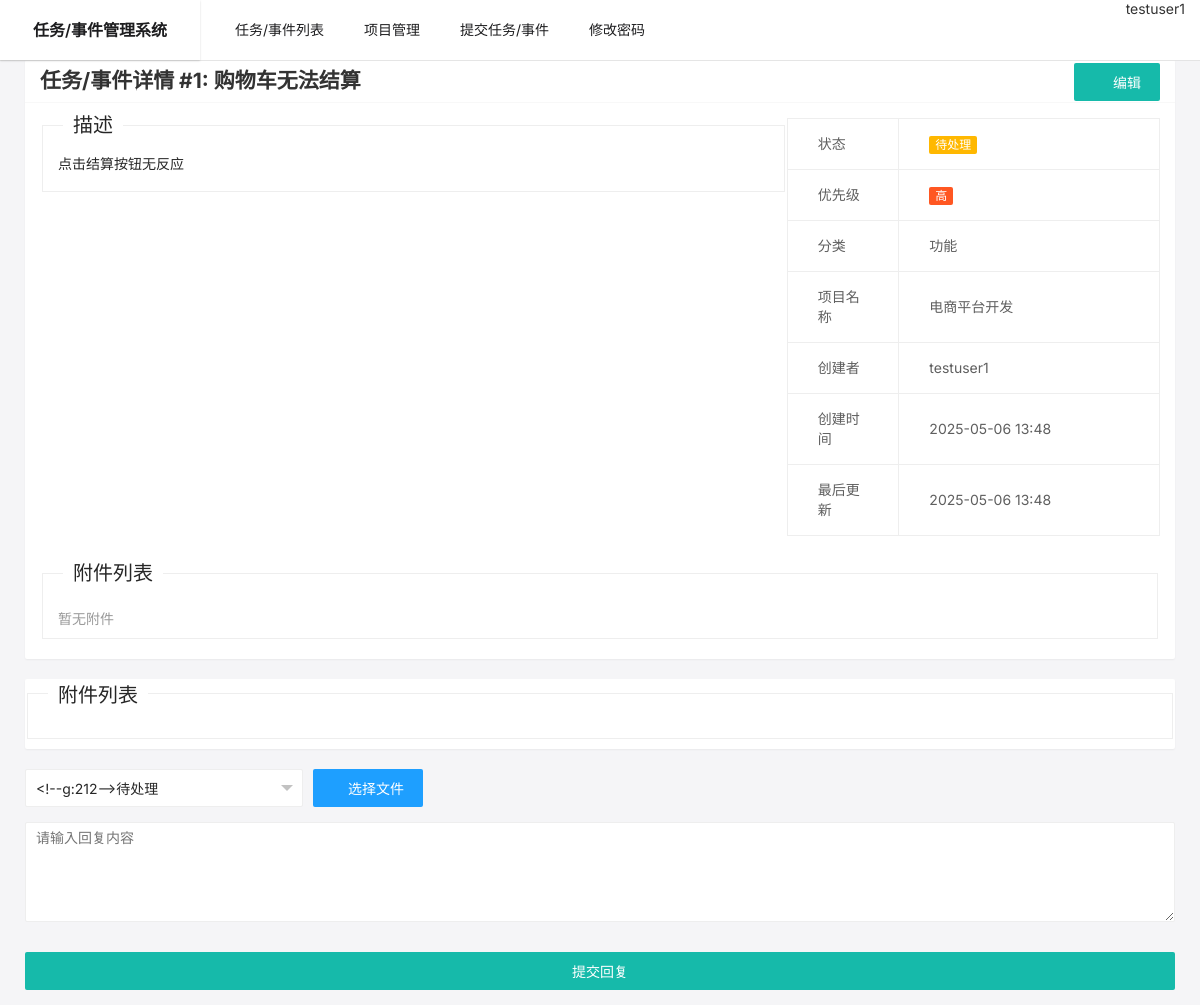
Before: /bug/1 (signed in) with the older database file.
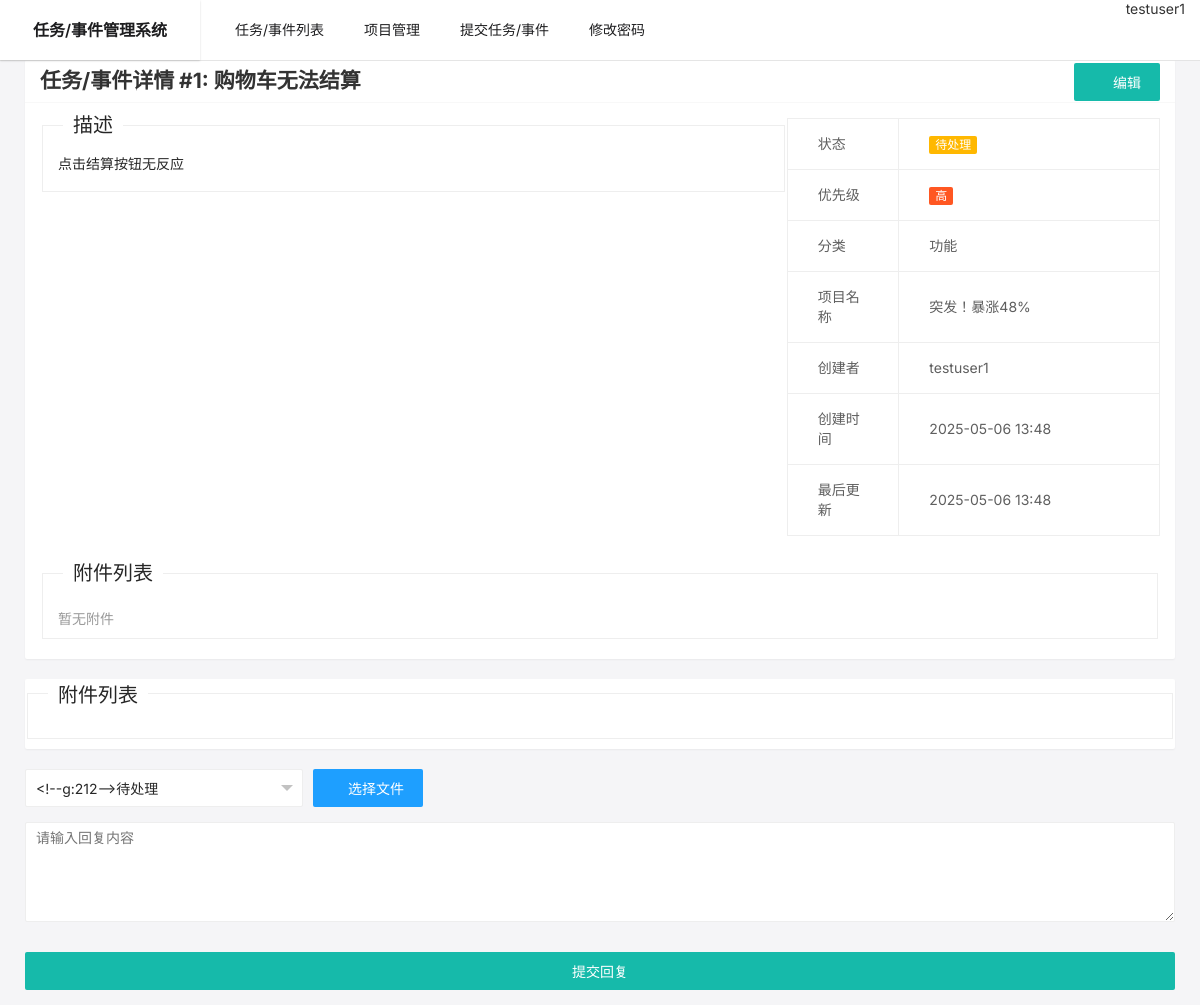
After: the same page with the newer database file.
### app/models.py (models this page shows, shortened)
class Project(db.Model):
    id = db.Column(db.Integer, primary_key=True)
    name = db.Column(db.String(255), nullable=False)
    description = db.Column(db.Text)
    created_at = db.Column(db.DateTime, default=datetime.utcnow)
    updated_at = db.Column(db.DateTime, default=datetime.utcnow, onupdate=datetime.utcnow)
    creator_id = db.Column(db.Integer, db.ForeignKey('user.id'), nullable=False)
    creator = db.relationship('User', backref=db.backref('projects', lazy=True))

### app/bug/routes.py (the view, shortened to what this page needs)
@bp.route('/bug/<int:id>', methods=['GET', 'POST'])
@login_required
@active_required
@reply_bug_permission_required
def detail(id):
    from sqlalchemy.orm import joinedload, subqueryload
    bug = Bug.query.options(
        joinedload(Bug.project),
        joinedload(Bug.creator),
        subqueryload(Bug.comments).options(
            joinedload(Comment.author),
            joinedload(Comment.attachments)
        ),
        subqueryload(Bug.attachments).joinedload(Attachment.uploader)
    ).get_or_404(id)
    return render_template('bug/detail.html', bug=bug)

### app/models.py (called while the page is built)
@login_manager.user_loader
def load_user(id):
    return User.query.get(int(id))

### templates/bug/detail.html (shortened to what the changed rows need)
{% extends "base.html" %}
{% block content %}
<div class="layui-container">
    <div class="layui-card">
        <div class="layui-card-header">
            <div class="layui-row">
                <div class="layui-col-md8">
                    <h2>任务/事件详情 #{{ bug.id }}: {{ bug.title }}</h2>
                </div>
            </div>
        </div>
        <div class="layui-card-body">
            <div class="layui-row">
                <div class="layui-col-md4">
                    <table class="layui-table" lay-size="lg">
                        <colgroup>
                        </colgroup>
                        <tbody>
                            <tr>
                                <td>项目名称</td>
                                <td>{{ bug.project.name }}</td>
                            </tr>
                        </tbody>
                    </table>
                </div>
            </div>
        </div>
    </div>
</div>
{% endblock %}

Changed rows visible on the page:
changed Project: project.name "电商平台开发" → "突发！暴涨48%"
